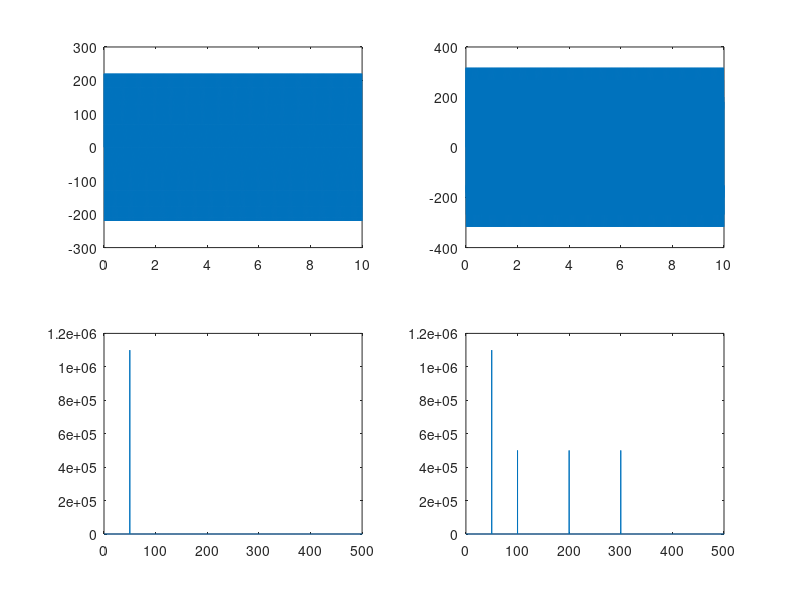

This figure's MATLAB source:
% Sampling
fs = 1000;     % Sampling rate [Hz]
Ts = 1/fs;     % Sampling period [s]
fNy = fs / 2;  % Nyquist frequency [Hz]
duration = 10; % Duration [s]
t = 0 : Ts : duration-Ts; % Time vector
noSamples = length(t);    % Number of samples
% Original signal
x = 220.*sin(2 .* pi .* 50 .* t);
% Harmonics
x1 = 100.*sin(2 .* pi .* 100 .* t);
x2 = 100.*sin(2 .* pi .* 200 .* t);
x3 = 100.*sin(2 .* pi .* 300 .* t);
% Contaminated signal
xn = x + x1 + x2 + x3;
% Frequency analysis
% frequency: from 0 goes up to fs, sampling frequency, with the step . The number of
% frequency bins is the same as the number of bins in the time domain, noSamples=len(t). 
f = 0 : fs/noSamples : fs - fs/noSamples; % Frequency vector
% FFT
x_fft = abs(fft(x));
xn_fft = abs(fft(xn));
% Plot
figure(1);
subplot(2,2,1);
plot(t, x);
subplot(2,2,2);
plot(t, xn);
subplot(2,2,3);
plot(f,x_fft);
xlim([0 fNy]);
subplot(2,2,4);
plot(f,xn_fft);
xlim([0 fNy]);
hold on;
